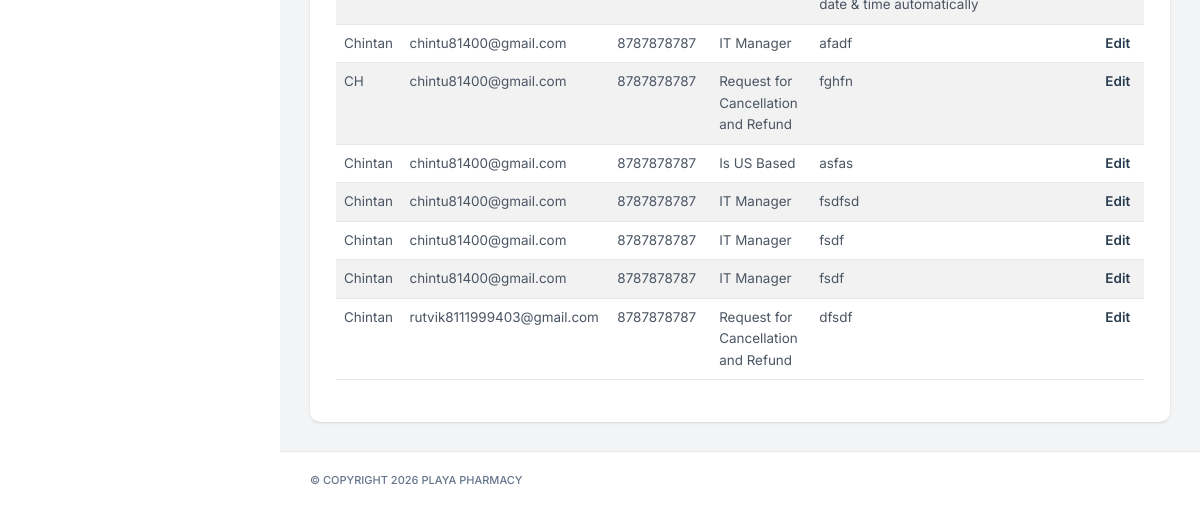
/dashboard_admin/request_call/ (lower part), run on an earlier commit of the app's database.
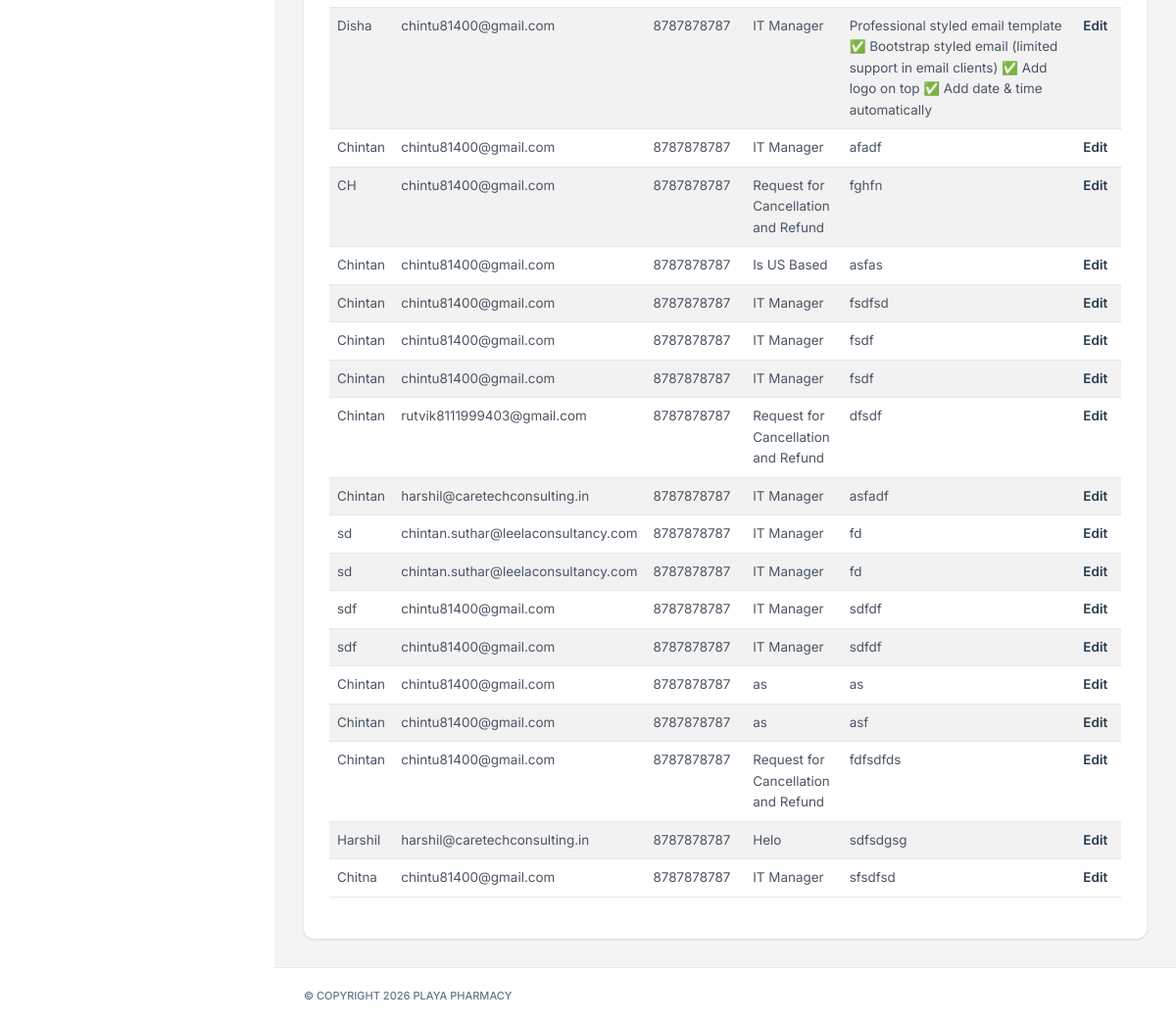
And on a later commit of the database.
### be_myplaya/models.py (models this page shows, shortened)
class RequestCall(models.Model):
    fullname = models.CharField(max_length=100)
    email = models.EmailField()
    phone_number = PhoneNumberField(region="US")
    subject = models.CharField(max_length=200)
    message = models.TextField()
    class Meta:
        verbose_name = "Request Call"
        verbose_name_plural = "Request Call"

### be_myplaya/views.py (the view)
# urls.py: path('dashboard_admin/request_call/', views.request_call, name="request_call"),
def request_call(request):
    data = RequestCall.objects.all()
    return render(request, 'Dashboard_Playa/Request_Call_Patient.html', {'data':data})

### templates/Dashboard_Playa/Request_Call_Patient.html (shortened to what this page needs)
{% load static %}
<!DOCTYPE html>
<html lang="zxx">
<head>
    <link rel="stylesheet" type="text/css" href="{% static 'assets/css/bootstrap.min.css' %}">
    <link rel="stylesheet" type="text/css" href="{% static 'assets/vendors/css/vendors.min.css' %}">
    <link rel="stylesheet" type="text/css" href="{% static 'assets/css/theme.min.css' %}">
    <link rel="stylesheet" href="https://cdn.datatables.net/2.3.7/css/dataTables.bootstrap5.css" />
    <link rel="stylesheet" href="https://cdn.datatables.net/2.3.7/css/dataTables.dataTables.css" />
</head>
<body>
    <nav class="nxl-navigation">
    </nav>
    <main class="nxl-container">
        <div class="nxl-content">
            <div class="main-content">
                <div class="row">
                    <div class="col-xxl-12">
                        <div class="card stretch stretch-full">
                            <div class="card-body custom-card-action">
                                <table id="example" class="table table-striped">
                                    <tbody>
                                        {% for a in data %}
                                        <tr>
                                            <td> {{a.fullname}} </td>
                                            <td> {{a.email}} </td>
                                            <td> {{a.phone_number}} </td>
                                            <td> {{a.subject}} </td>
                                            <td> {{a.message}} </td>
                                            <td>
                                                <a href="{% url 'edit_request_call' a.pk %}">Edit</a>
                                            </td>
                                        </tr>
                                        {% endfor %}
                                    </tbody>
                                </table>
                            </div>
                        </div>
                    </div>
                </div>
            </div>
        </div>
        <footer class="footer">
            <p class="fs-11 text-muted fw-medium text-uppercase mb-0 copyright">
                <span>© Copyright </span>
                <span> Playa Pharmacy</span>
            </p>
        </footer>
    </main>
</body>
</html>

What changed in the data, as far as the page shows it:
now on this page (row unchanged): RequestCall: fullname "Disha", email "chintu81400@gmail.com", phone_number "8787878787", subject "IT Manager", message "Professional styled email template ✅ Bootstrap styled email (limited support in email clients) ✅ Add logo on top ✅ Add date & time automatically"
added RequestCall: fullname "Chintan", email "harshil@caretechconsulting.in", phone_number "8787878787", subject "IT Manager", message "asfadf"
added RequestCall: fullname "sd", email "chintan.suthar@leelaconsultancy.com", phone_number "8787878787", subject "IT Manager", message "fd"
added RequestCall: fullname "sd", email "chintan.suthar@leelaconsultancy.com", phone_number "8787878787", subject "IT Manager", message "fd"
added RequestCall: fullname "sdf", email "chintu81400@gmail.com", phone_number "8787878787", subject "IT Manager", message "sdfdf"
added RequestCall: fullname "sdf", email "chintu81400@gmail.com", phone_number "8787878787", subject "IT Manager", message "sdfdf"
added RequestCall: fullname "Chintan", email "chintu81400@gmail.com", phone_number "8787878787", subject "as", message "as"
added RequestCall: fullname "Chintan", email "chintu81400@gmail.com", phone_number "8787878787", subject "as", message "asf"
added RequestCall: fullname "Chintan", email "chintu81400@gmail.com", phone_number "8787878787", subject "Request for Cancellation and Refund", message "fdfsdfds"
added RequestCall: fullname "Harshil", email "harshil@caretechconsulting.in", phone_number "8787878787", subject "Helo", message "sdfsdgsg"
added RequestCall: fullname "Chitna", email "chintu81400@gmail.com", phone_number "8787878787", subject "IT Manager", message "sfsdfsd"
